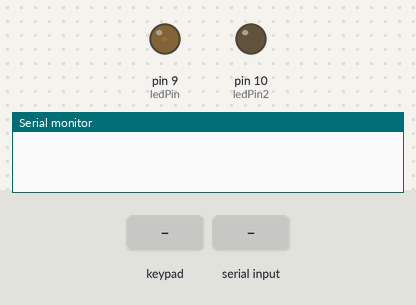
Recording of a sketch running on a simulated Arduino Uno, built with avr-gcc and run on an emulated ATmega328P. Parts: output pins drawn as LEDs (lit = HIGH), the last lines printed to the serial monitor. Dashed ring = blinking. Inputs (shaded band) come from the test bench.

Above: at 1.2 s.
1.3 s: keypad keys 5 4 3 2 pressed 0.4 s apart
At 1.75 s:
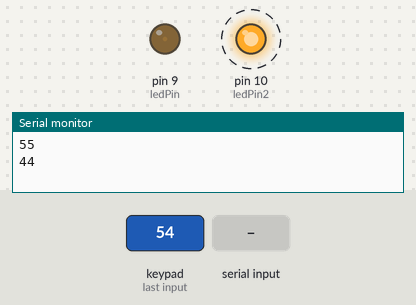
4.4 s: "90,45\n" received over Serial
At 5.7 s:
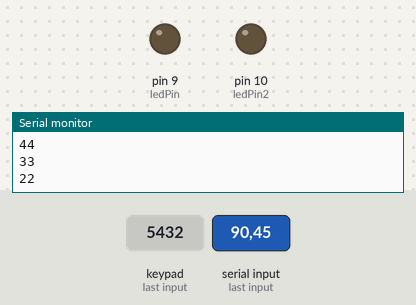
6.3 s: key '*' pressed
At 7.0 s:
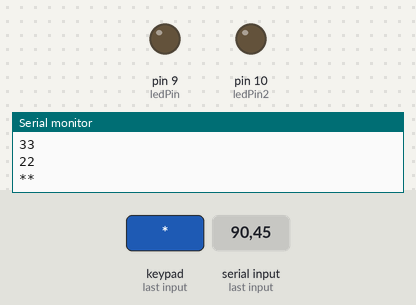
7.9 s: "30,150\n" received over Serial
At 8.2 s:
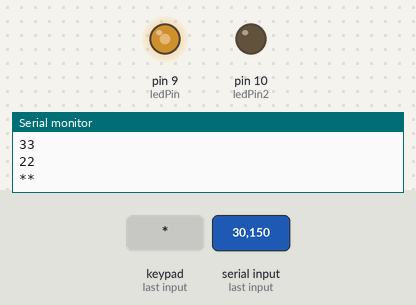
9.8 s: key '#' pressed
At 10.9 s:
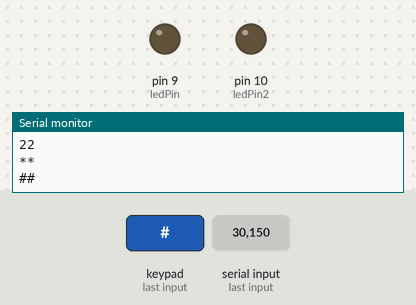
Timing chart, 0 to 12.3 s (numbered marks = the images above; inputs shaded):
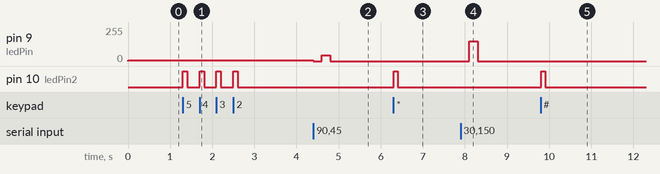

Measured:
- after the input at 1.3 s, pin 10 (ledPin2): alternates HIGH for 0.10 s and LOW for 0.30 s, 8 changes in all, then stays LOW, starting at once
- after the input at 4.4 s, pin 9 (ledPin): 5/255 → 0/255 at once, → 45/255 0.20 s later, → 0/255 0.20 s later
- after the input at 6.3 s, pin 10 (ledPin2): LOW → HIGH at once, → LOW 0.10 s later
- after the input at 7.9 s, pin 9 (ledPin): 0/255 → 150/255 after 0.20 s, → 0/255 0.20 s later
- after the input at 9.8 s, pin 10 (ledPin2): LOW → HIGH at once, → LOW 0.10 s later

The sketch:

Numpad.ino
```cpp
#include <Keypad.h>

const byte ROWS = 4; //four rows
const byte COLS = 3; //three columns
const int ledPin = 9;
const int ledPin2 = 10;

char keys[ROWS][COLS] = {
  {'1','2','3'},
  {'4','5','6'},
  {'7','8','9'},
  {'*','0','#'}
};

byte rowPins[ROWS] = {5, 4, 3, 2}; //connect to the row pinouts of the keypad
byte colPins[COLS] = {8, 7, 6}; //connect to the column pinouts of the keypad

Keypad keypad = Keypad( makeKeymap(keys), rowPins, colPins, ROWS, COLS );

void setup(){
  pinMode(ledPin, OUTPUT);
  pinMode(ledPin2, OUTPUT);
  analogWrite(ledPin, 5);
  Serial.begin(9600);
}

void loop(){
  char key = keypad.getKey();

  if (key){
    Serial.write(key);
    Serial.println(key);
    digitalWrite(ledPin2,HIGH);
    delay(100);
    digitalWrite(ledPin2,LOW);

  }
  if (Serial.available()){
    char led_specifier = Serial.read();
    int led_brightness = Serial.parseInt();
    analogWrite(ledPin, led_brightness);
    delay(200);
    analogWrite(ledPin,0);
  }
}
```
